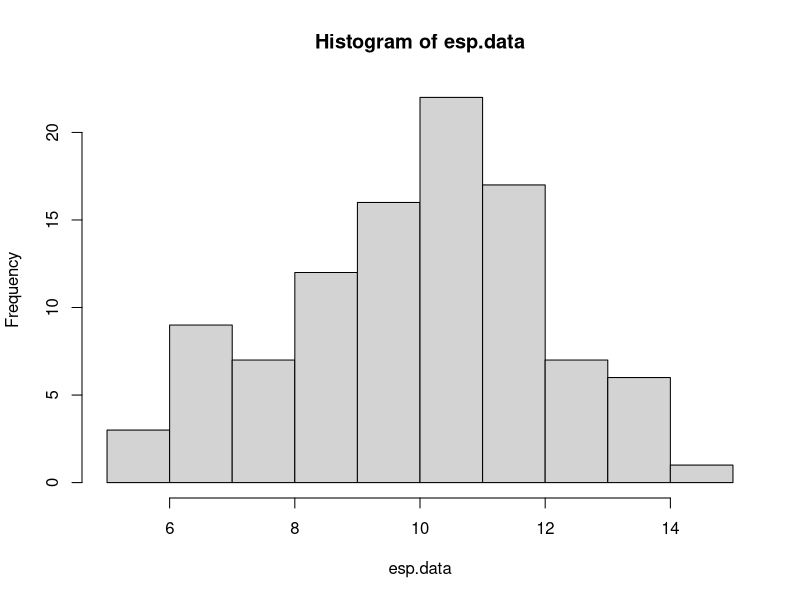
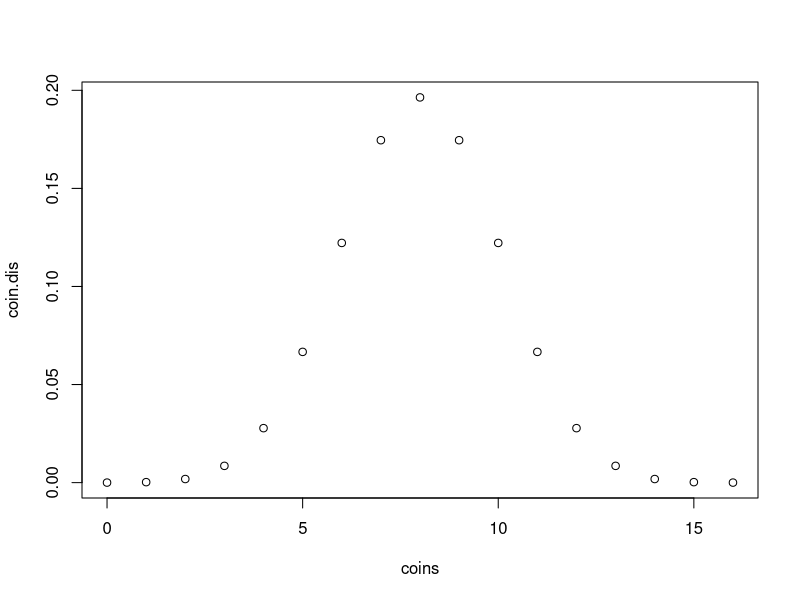
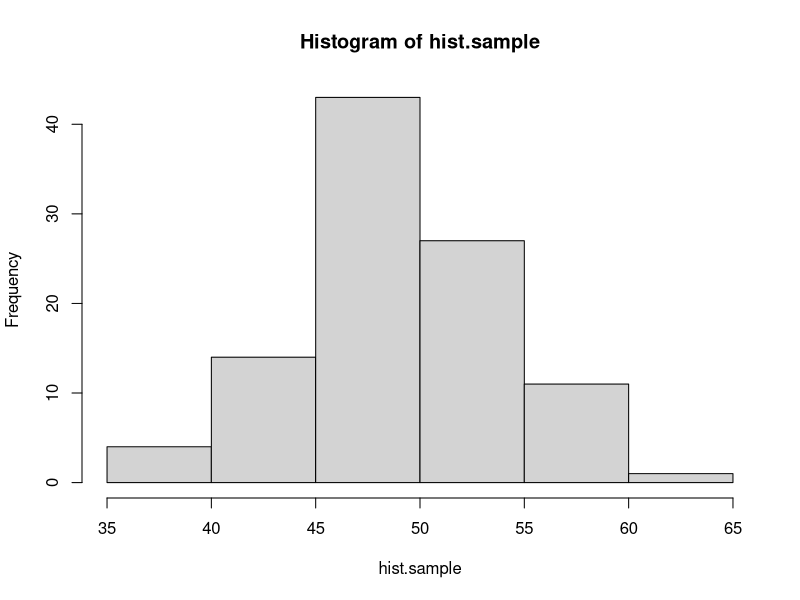
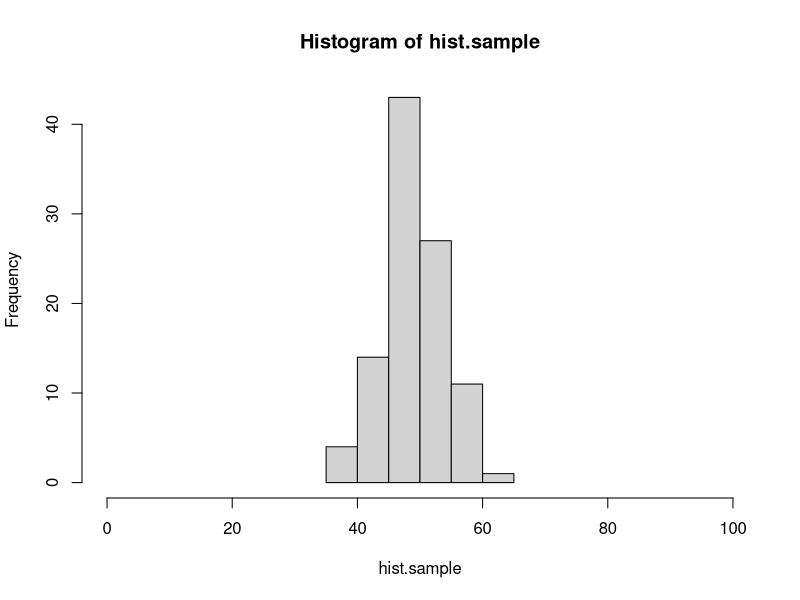
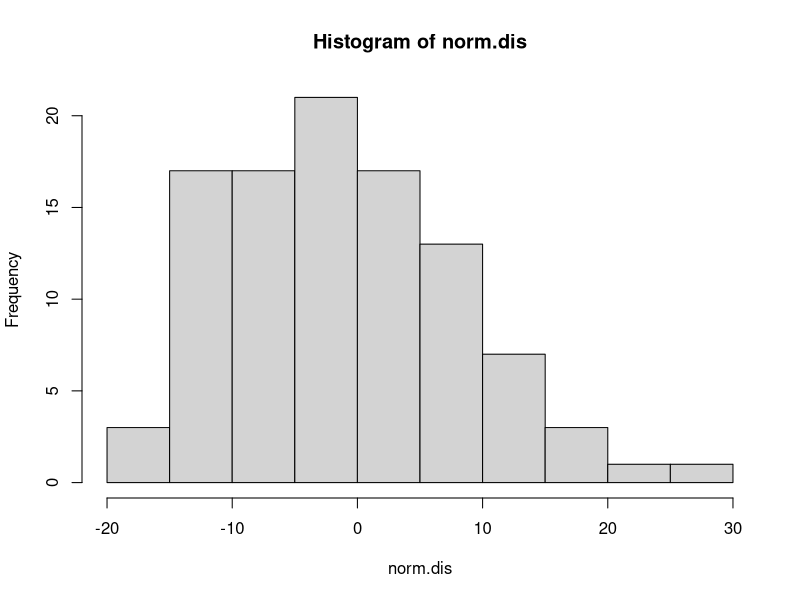
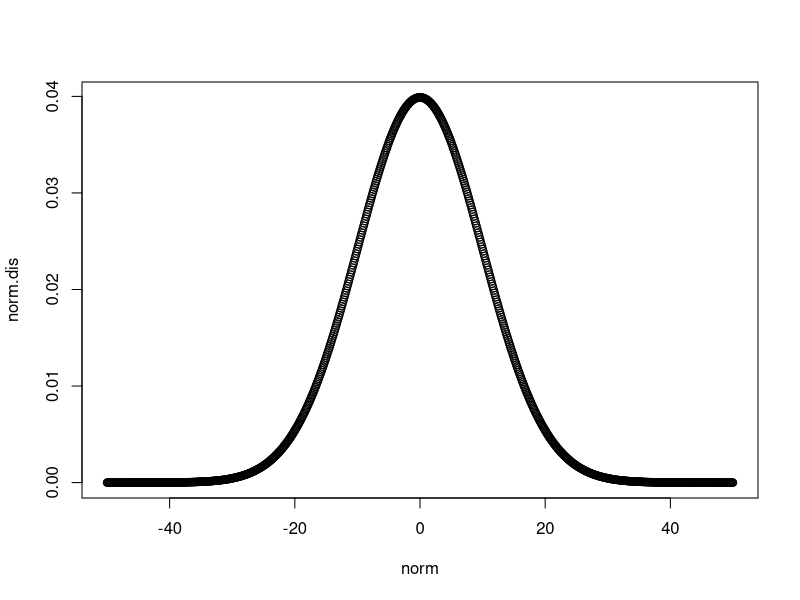

The R source for these figures, in order:
#### practice with probability distributions ####

# calculating the likelihood requires understanding how to work
# with probability distributions. let's start with the binomial
# distribution.

# the binomial distribution describes the number of "success" in
# some number of "trials" given some probability of success. it 
# is the "coin flipping" distribution. 

# in R, we can draw a sample from a binomial distribution with rbinom()
# this isn't the first time you've seen rbinom, but here it is again, 
# with the parameters spelled out. you can try changing these to explore
# how the function works.

number.of.samples <- 2
number.of.trials.per.sample <- 10
probability.of.success <- 0.7

rbinom(number.of.samples, number.of.trials.per.sample, probability.of.success)

# below, use rbinom to create sample data for the following scenario.
# an experiment tests whether subjects have ESP. 100 subjects are each given
# the opportunity to predict whether a randomly generated number is odd or even.
# each subject makes 20 guesses.
# of course, ESP doesn't exist, so the probability of a successful guess is 0.50.
# store the result in a vector called esp.data
number.of.samples <- 100
number.of.trials.per.sample <- 20
probability.of.success <- 0.5

esp.data <- rbinom(number.of.samples, number.of.trials.per.sample, probability.of.success)

# a quick way to visualize a distribution is with the hist() function:
hist(esp.data)

# what if we want to know the probability of someone getting exactly 10 guesses
# correct out of 20, if they are randomly guessing? for that we use the density
# function of the binomial: dbinom()

value.to.check <- 10
number.of.trials <- 20
probability.of.success <- 0.5

dbinom(value.to.check, number.of.trials, probability.of.success)

# use dbinom to find out the probability of someone answering 87 out of 100
# questions correctly, if they have a 0.9 probability of giving a correct answer
# for each individual question.

value.to.check <- 87
number.of.trials <- 100
probability.of.success <- 0.9

dbinom(value.to.check, number.of.trials, probability.of.success)

# with dbinom, you can use a vector as the first argument, to check the probability
# of multiple values at the same time:

values <- c(3, 4, 5)
dbinom(values, 8, 0.5)

# using this shortcut, *plot* the full distribution (probability mass function)
# for flipping 16 fair coins, counting the total number of heads.
# hint: create one vector for the different possible outcomes
#       then use dbinom to calculate the probability of all of the elements in the vector
?seq
coins <- seq.int(0,16,1)
coin.dis <- dbinom(coins, 16, 0.5)
plot(coins, coin.dis)

# quick detour #

# here's a quick tip about plot() or hist()
# if you want to change the range on the x-axis, you can use the xlim argument:

hist.sample <- rbinom(100, 100, 0.5)
hist(hist.sample)
hist(hist.sample, xlim=c(0,100)) # compare this plot to the line above.

# the normal distribution ##

# normal (gaussian) distributions are characterized by two parameters: mean and standard deviation
# the mean is the the location of the peak of the distribution, and the sd controls the width.
# the smaller the sd, the more peaked the distribution is in the center.

# like the binomial, there are rnorm() and dnorm() functions.

# generate 100 samples from a normal distribution with mean 0 and standard deviation 10.
# then use hist() to create a histogram of these samples.

norm.dis <- rnorm(100, 0, 10)
hist(norm.dis)

# now plot the probability density function of this distribution.
# use the same strategy as you did above with the binomial to find the density of the normal
# distribution with mean 0 and sd 10 for values between -50 and 50. the distribution is continuous
# so, choose a reasonably small step size between values (remember the seq() function).

norm <- seq(-50,50,.1)
norm.dis <- dnorm(norm, 0, 10)
plot(norm, norm.dis)

#### practice calculating likelihoods ####

# here's some data from 10 participants in an ESP experiment like the one described
# above. each subject had 20 guesses. the number of correct guesses is reported.

esp.practice.data <- data.frame(subject=1:10, n.correct=c(11,10,6,10,6,12,10,8,9,11))

# calculate the likelihood (regular, not log) for this data for three different values
# of the probability of success parameter: 0.4, 0.5, and 0.6.
# hint: prod() will multiple all elements of a vector together

a <- prod(dbinom(esp.practice.data$n.correct, 20, 0.4))
b <- prod(dbinom(esp.practice.data$n.correct, 20, 0.5))
c <- prod(dbinom(esp.practice.data$n.correct, 20, 0.6))

# which parameter value of those options is most likely?
results <- c(a,b,c)
best.parameter <- which.max(results)

# here is a sample of response times for a single subject from a rapid decision making experiment.
rt.sample <- c(391.5845, 411.9970, 358.6373, 505.3099, 616.2892, 481.0751, 422.3132, 511.7213, 205.2692, 522.3433, 370.1850,
               517.4617, 332.3344, 316.8760, 395.5431, 231.7831, 399.8646, 238.9064, 299.7924, 474.7512, 271.6326, 423.4861,
               379.7867, 212.7789, 233.8291, 472.4591, 534.2131, 453.9655, 408.3443, 352.3001)

# calculate the **log** likelihood for this data assuming that it is generated by a normal
# distribution for each of the following parameters. 
# hint: sum() adds the numbers in a vector. log() is the natural log function, or log=T for dnorm().

# 1) mean 350, sd 50
a <- sum(dnorm(rt.sample, 350, 50, log=T))

# 2) mean 400, sd 50
b <- sum(dnorm(rt.sample, 400, 50, log=T))

# 3) mean 450, sd 50
c <- sum(dnorm(rt.sample, 450, 50, log=T))

# 4) mean 350, sd 100
d <- sum(dnorm(rt.sample, 350, 100, log=T))

# 5) mean 400, sd 100
e <- sum(dnorm(rt.sample, 400, 100, log=T))

# 6) mean 450, sd 100
f <- sum(dnorm(rt.sample, 450, 100, log=T))

# which parameter set has the highest likelihood?
results <- c(a,b,c,d,e,f)
# answer needed here.
best.answer <- which.max(results)

# here is a set of data for a subject in a categorization experiment, modeled with GCM.
# calculate the log likelihood of the parameters in the model (which i am not showing you).
# the point here is to know what to do when the model gives you a predicted probability
# of a response, and the data is either that response or not that response.
# hint: add a new column indicating the likelihood of each response, using mapply. then convert to log and add.
# if you do this correctly, the answer is -10.84249.

gcm.practice.data <- data.frame(correct.response = c(T, T, T, T, F, T, T, F, T, T, T, F, F, T, T, F, T, T, T, T),
                                gcm.probability.correct = c(0.84, 0.80, 0.84, 0.80, 0.79, 0.86, 0.89, 0.87, 0.69, 0.85, 0.75,
                                                            0.74, 0.82, 0.85, 0.87, 0.69, 0.83, 0.87, 0.80, 0.76))

# answer needed here.

#### maximum likelihood estimation ####

# the same search strategies we used for parameter fitting with rmse can be used with likelihoods,
# including grid search.

# here are the number of correct responses each subject gave in an experiment in which they had to
# decide if two images were the same or different. there were 40 trials for each subject
same.diff.data <- c(32, 29, 31, 34, 26, 29, 31, 34, 29, 31, 30, 29, 31, 34, 33, 27, 32, 29, 29, 27)

# we can model this experiment's data as 40 coin flips for each subject. use grid search to plot the likelihood
# function for values of theta (probability of a correct response) between 0.5 and 0.9, in steps of 0.01.
# start by writing a function that calculates the likelihood (not log) for the entire set of data given a value of theta.

# answer needed here.

# then use sapply to run the function for each possible value of theta in the set. use seq() to generate the
# set of possible values. plot the set of values on the x axis and the corresponding likelihoods on the y axis.

# answer needed here.

# the "true" underlying value i used to generate the data was 0.75. does that match up with the grid search?

## mle with optim()

# in this section, you'll do model recovery for a descriptive model of the linear relationship 
# between two continuous variables.

# let's assume that variable y is a linear function of variable x, such that:
# y = 4 + 0.8x

# create a vector of x values from 0 to 100, and the corresponding vector of y values,
# then plot these with x values on the x axis, and y values on the y axis.

# answer needed here.

# now let's assume that the relationship between x and y isn't perfect. there's a bit of random
# noise. add a random sample from a normal distribution with mean 0 and sd 10 to each y value.
# hint: there are 101 y values, so you need 101 samples.

# answer needed here.

# plot the data again, with the new noisy y values.

# answer needed here.

# there are three parameter values that control this plot,
# the intercept of the line: 4
# the slope of the line: 0.8
# the sd of the normal distribution: 10

# say that we observe a point of data, x = 20 and y = 27.
# the linear equation, y <- 4 + 0.8*x, predicts that when x is 20 y should also be 20.
4 + 0.8*20

# our model of this data assumes that the relationship is not perfect.
# we assume that there is noise so that when x is 20, the most likely value of y should be 4 + 0.8*x,
# but other values of y are possible. we describe the probability of different values of y with a normal
# distribution. when x is 20, then the normal distribution of y values is centered on 20, because the line
# says that y is 4 + 0.8x. using the normal distribution is helpful because it gives us a way to quantify
# how likely a value of 19 is compared to a value of 16, when x is 20.

# here's an example
x.observed <- 20
y.predicted <- 4 + 0.8*x.observed

# to find out the probability of y.observed=20, use dnorm()
# the mean of the normal distribution should be y.predicted (the distribution is centered on the line)
# and the sd of the normal is a parameter we will estimate, but for the demo below, is set to 10.
y.observed <- 20
dnorm(y.observed, y.predicted, 10)

# write the code to see how likely it is that y will be 33 when x is 29? (assuming sd = 10)
# the correct answer is 0.03371799...

# answer needed here.

# now generalize your solution to compute the likelihood of each value of y that you generated above.
# in other words, write the code that takes a vector of x and y values, and returns the probability
# of each pair given that the relationship between x and y is y <- 4 + 0.8*x and the normal distribution has an sd of 10.

# answer needed here.

# now generalize your solution one step further. write a function that takes in a vector of parameters,
# where parameters[1] is the intercept, parameters[2] is the slope, and parameters[3] is the sd of the normal,
# and returns the total **negative log likelihood**. remember, we want the negative log likelihood because
# optim() will find the set of parameters that minimizes a function.

# answer needed here.

# use optim() and Nelder-Mead to search for the best fitting parameters. remember to ensure that sd > 0
# and return NA if it is not.

# answer needed here.

# finally, plot the best fitting line on your points by using the abline() function, and the parameters that optim() found.

# answer needed here.